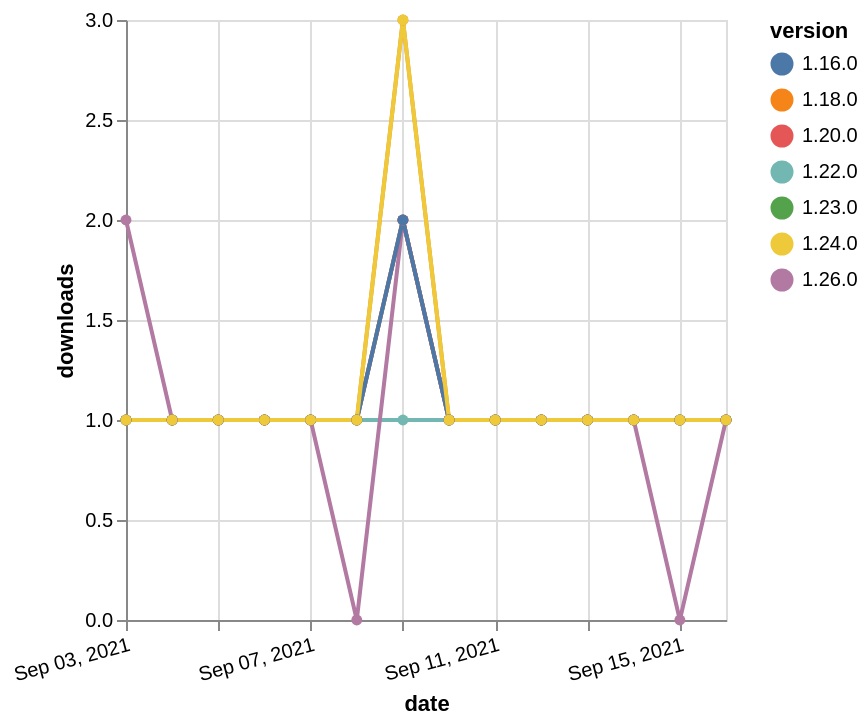

Source (Vega-Lite JSON):
### Vega-Lite specification from a JSON file in a GitHub repository (floating-point values rounded to 4 significant figures)
{"$schema": "https://vega.github.io/schema/vega-lite/v5.json", "description": "A simple bar chart with embedded data.", "data": {"values": [{"date": "2021-09-03", "total": 278, "delta": 1, "version": "1.18.0"}, {"date": "2021-09-04", "total": 279, "delta": 1, "version": "1.18.0"}, {"date": "2021-09-05", "total": 280, "delta": 1, "version": "1.18.0"}, {"date": "2021-09-06", "total": 281, "delta": 1, "version": "1.18.0"}, {"date": "2021-09-07", "total": 282, "delta": 1, "version": "1.18.0"}, {"date": "2021-09-08", "total": 283, "delta": 1, "version": "1.18.0"}, {"date": "2021-09-09", "total": 286, "delta": 3, "version": "1.18.0"}, {"date": "2021-09-10", "total": 287, "delta": 1, "version": "1.18.0"}, {"date": "2021-09-11", "total": 288, "delta": 1, "version": "1.18.0"}, {"date": "2021-09-12", "total": 289, "delta": 1, "version": "1.18.0"}, {"date": "2021-09-13", "total": 290, "delta": 1, "version": "1.18.0"}, {"date": "2021-09-14", "total": 291, "delta": 1, "version": "1.18.0"}, {"date": "2021-09-15", "total": 292, "delta": 1, "version": "1.18.0"}, {"date": "2021-09-16", "total": 293, "delta": 1, "version": "1.18.0"}, {"date": "2021-09-03", "total": 143, "delta": 1, "version": "1.22.0"}, {"date": "2021-09-04", "total": 144, "delta": 1, "version": "1.22.0"}, {"date": "2021-09-05", "total": 145, "delta": 1, "version": "1.22.0"}, {"date": "2021-09-06", "total": 146, "delta": 1, "version": "1.22.0"}, {"date": "2021-09-07", "total": 147, "delta": 1, "version": "1.22.0"}, {"date": "2021-09-08", "total": 148, "delta": 1, "version": "1.22.0"}, {"date": "2021-09-09", "total": 149, "delta": 1, "version": "1.22.0"}, {"date": "2021-09-10", "total": 150, "delta": 1, "version": "1.22.0"}, {"date": "2021-09-11", "total": 151, "delta": 1, "version": "1.22.0"}, {"date": "2021-09-12", "total": 152, "delta": 1, "version": "1.22.0"}, {"date": "2021-09-13", "total": 153, "delta": 1, "version": "1.22.0"}, {"date": "2021-09-14", "total": 154, "delta": 1, "version": "1.22.0"}, {"date": "2021-09-15", "total": 155, "delta": 1, "version": "1.22.0"}, {"date": "2021-09-16", "total": 156, "delta": 1, "version": "1.22.0"}, {"date": "2021-09-03", "total": 137, "delta": 1, "version": "1.23.0"}, {"date": "2021-09-04", "total": 138, "delta": 1, "version": "1.23.0"}, {"date": "2021-09-05", "total": 139, "delta": 1, "version": "1.23.0"}, {"date": "2021-09-06", "total": 140, "delta": 1, "version": "1.23.0"}, {"date": "2021-09-07", "total": 141, "delta": 1, "version": "1.23.0"}, {"date": "2021-09-08", "total": 142, "delta": 1, "version": "1.23.0"}, {"date": "2021-09-09", "total": 144, "delta": 2, "version": "1.23.0"}, {"date": "2021-09-10", "total": 145, "delta": 1, "version": "1.23.0"}, {"date": "2021-09-11", "total": 146, "delta": 1, "version": "1.23.0"}, {"date": "2021-09-12", "total": 147, "delta": 1, "version": "1.23.0"}, {"date": "2021-09-13", "total": 148, "delta": 1, "version": "1.23.0"}, {"date": "2021-09-14", "total": 149, "delta": 1, "version": "1.23.0"}, {"date": "2021-09-15", "total": 150, "delta": 1, "version": "1.23.0"}, {"date": "2021-09-16", "total": 151, "delta": 1, "version": "1.23.0"}, {"date": "2021-09-03", "total": 118, "delta": 2, "version": "1.26.0"}, {"date": "2021-09-04", "total": 119, "delta": 1, "version": "1.26.0"}, {"date": "2021-09-05", "total": 120, "delta": 1, "version": "1.26.0"}, {"date": "2021-09-06", "total": 121, "delta": 1, "version": "1.26.0"}, {"date": "2021-09-07", "total": 122, "delta": 1, "version": "1.26.0"}, {"date": "2021-09-08", "total": 122, "delta": 0, "version": "1.26.0"}, {"date": "2021-09-09", "total": 124, "delta": 2, "version": "1.26.0"}, {"date": "2021-09-10", "total": 125, "delta": 1, "version": "1.26.0"}, {"date": "2021-09-11", "total": 126, "delta": 1, "version": "1.26.0"}, {"date": "2021-09-12", "total": 127, "delta": 1, "version": "1.26.0"}, {"date": "2021-09-13", "total": 128, "delta": 1, "version": "1.26.0"}, {"date": "2021-09-14", "total": 129, "delta": 1, "version": "1.26.0"}, {"date": "2021-09-15", "total": 129, "delta": 0, "version": "1.26.0"}, {"date": "2021-09-16", "total": 130, "delta": 1, "version": "1.26.0"}, {"date": "2021-09-03", "total": 168, "delta": 1, "version": "1.20.0"}, {"date": "2021-09-04", "total": 169, "delta": 1, "version": "1.20.0"}, {"date": "2021-09-05", "total": 170, "delta": 1, "version": "1.20.0"}, {"date": "2021-09-06", "total": 171, "delta": 1, "version": "1.20.0"}, {"date": "2021-09-07", "total": 172, "delta": 1, "version": "1.20.0"}, {"date": "2021-09-08", "total": 173, "delta": 1, "version": "1.20.0"}, {"date": "2021-09-09", "total": 175, "delta": 2, "version": "1.20.0"}, {"date": "2021-09-10", "total": 176, "delta": 1, "version": "1.20.0"}, {"date": "2021-09-11", "total": 177, "delta": 1, "version": "1.20.0"}, {"date": "2021-09-12", "total": 178, "delta": 1, "version": "1.20.0"}, {"date": "2021-09-13", "total": 179, "delta": 1, "version": "1.20.0"}, {"date": "2021-09-14", "total": 180, "delta": 1, "version": "1.20.0"}, {"date": "2021-09-15", "total": 181, "delta": 1, "version": "1.20.0"}, {"date": "2021-09-16", "total": 182, "delta": 1, "version": "1.20.0"}, {"date": "2021-09-03", "total": 212, "delta": 1, "version": "1.16.0"}, {"date": "2021-09-04", "total": 213, "delta": 1, "version": "1.16.0"}, {"date": "2021-09-05", "total": 214, "delta": 1, "version": "1.16.0"}, {"date": "2021-09-06", "total": 215, "delta": 1, "version": "1.16.0"}, {"date": "2021-09-07", "total": 216, "delta": 1, "version": "1.16.0"}, {"date": "2021-09-08", "total": 217, "delta": 1, "version": "1.16.0"}, {"date": "2021-09-09", "total": 219, "delta": 2, "version": "1.16.0"}, {"date": "2021-09-10", "total": 220, "delta": 1, "version": "1.16.0"}, {"date": "2021-09-11", "total": 221, "delta": 1, "version": "1.16.0"}, {"date": "2021-09-12", "total": 222, "delta": 1, "version": "1.16.0"}, {"date": "2021-09-13", "total": 223, "delta": 1, "version": "1.16.0"}, {"date": "2021-09-14", "total": 224, "delta": 1, "version": "1.16.0"}, {"date": "2021-09-15", "total": 225, "delta": 1, "version": "1.16.0"}, {"date": "2021-09-16", "total": 226, "delta": 1, "version": "1.16.0"}, {"date": "2021-09-03", "total": 162, "delta": 1, "version": "1.24.0"}, {"date": "2021-09-04", "total": 163, "delta": 1, "version": "1.24.0"}, {"date": "2021-09-05", "total": 164, "delta": 1, "version": "1.24.0"}, {"date": "2021-09-06", "total": 165, "delta": 1, "version": "1.24.0"}, {"date": "2021-09-07", "total": 166, "delta": 1, "version": "1.24.0"}, {"date": "2021-09-08", "total": 167, "delta": 1, "version": "1.24.0"}, {"date": "2021-09-09", "total": 170, "delta": 3, "version": "1.24.0"}, {"date": "2021-09-10", "total": 171, "delta": 1, "version": "1.24.0"}, {"date": "2021-09-11", "total": 172, "delta": 1, "version": "1.24.0"}, {"date": "2021-09-12", "total": 173, "delta": 1, "version": "1.24.0"}, {"date": "2021-09-13", "total": 174, "delta": 1, "version": "1.24.0"}, {"date": "2021-09-14", "total": 175, "delta": 1, "version": "1.24.0"}, {"date": "2021-09-15", "total": 176, "delta": 1, "version": "1.24.0"}, {"date": "2021-09-16", "total": 177, "delta": 1, "version": "1.24.0"}]}, "width": "container", "mark": {"type": "line", "point": {"filled": true}}, "encoding": {"x": {"field": "date", "type": "temporal", "timeUnit": "yearmonthdate", "title": "date", "axis": {"labelAngle": -15}}, "y": {"field": "delta", "type": "quantitative", "title": "downloads"}, "color": {"field": "version", "type": "nominal"}, "tooltip": {"field": "delta"}}}
